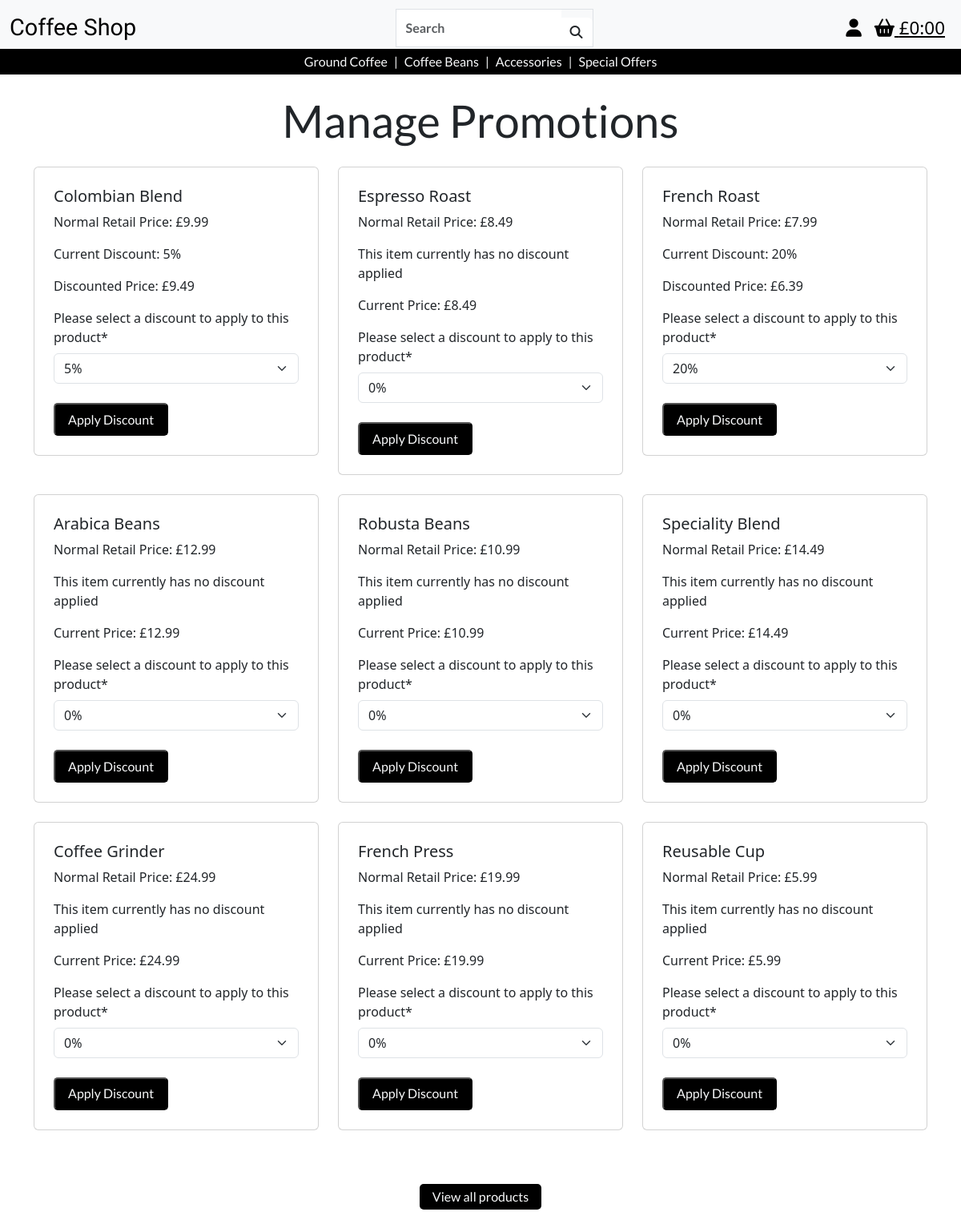
/promotions/ (signed in), run on the app's committed database.
### products/models.py (models this page shows, shortened)
class Product(models.Model):
    category = models.ForeignKey(
        'Category', null=True, blank=True, on_delete=models.SET_NULL)
    sku = models.CharField(max_length=254, null=True, blank=True, unique=True)
    product_name = models.CharField(max_length=254)
    description = models.TextField()
    price = models.DecimalField(max_digits=6, decimal_places=2)
    image_url = models.URLField(max_length=1024, null=True, blank=True)
    image = models.ImageField(null=True, blank=True)

### promotions/models.py (models this page shows, shortened)
class Discount(models.Model):
    product = models.OneToOneField(Product, on_delete=models.CASCADE, related_name='discount', primary_key=True)
    percentage = models.PositiveIntegerField(validators=[MaxValueValidator(50)])
    def apply_discount(self, price):
        discounted_price = price - (price * self.percentage / 100)
        return round(discounted_price, 2)

### promotions/views.py (the view)
# urls.py: path('', views.manage_promotions, name='manage_promotions'),
@login_required
def manage_promotions(request):
    if request.method == "POST":
        product_id = request.POST.get('product_id')
        discount_percentage = request.POST.get('percentage')
        product = get_object_or_404(Product, pk=product_id)
        if int(discount_percentage) == 0:
            Discount.objects.filter(product=product).delete()
        else:
            Discount.objects.update_or_create(
                product=product,
                defaults={'percentage': int(discount_percentage)}
            )
        return redirect('manage_promotions')
    else:
        products = Product.objects.all()
        discounts = {}
        for discount in Discount.objects.all():
            discounts[discount.product_id] = discount
        product_data = []
        for product in products:
            discount = discounts.get(product.id)
            form = DiscountForm(instance=discount)
            discounted_price = (
                discount.apply_discount(product.price) if discount else None
            )
            product_data.append({
                'product': product,
                'form': form,
                'discounted_price': discounted_price,
            })
        context = {'product_data': product_data}
        return render(request, 'promotions/manage_promotions.html', context)

### bag/contexts.py (called while the page is built, shortened)
def bag_contents(request):
    bag_items = []
    total = 0
    product_count = 0
    bag = request.session.get('bag', {})
    if total < settings.FREE_DELIVERY_THRESHOLD:
        delivery = total * Decimal(settings.STANDARD_DELIVERY_PERCENTAGE / 100)
        free_delivery_delta = settings.FREE_DELIVERY_THRESHOLD - total
    else:
        delivery = 0
        free_delivery_delta = 0
    grand_total = delivery + total
    context = {
        'bag_items' : bag_items,
        'total' : total,
        'product_count' : product_count,
        'delivery': delivery,
        'free_delivery_delta' : free_delivery_delta,
        'free_delivery_threshold' : settings.FREE_DELIVERY_THRESHOLD,
        'grand_total' : grand_total,
    }
    return context

### promotions/templates/promotions/manage_promotions.html (shortened to what this page needs)
{% extends 'base.html' %}
{% block content %}
<div class="container">
    <h1 class="header text-center m-4">Manage Promotions</h1>
    <div class="row">
        {% for item in product_data %}
            <div class="col-md-4">
                <div class="card p-4 mb-4">
                        <h5 class="">{{ item.product.product_name }}</h5>
                        <p>Normal Retail Price: £{{ item.product.price }}</p>
                        {% if item.discounted_price %}
                            <p>Current Discount: {{ item.product.discount.percentage }}%</p>
                            <p>Discounted Price: £{{ item.discounted_price }}</p>
                        {% else %}
                            <p>This item currently has no discount applied</p>
                            <p>Current Price: £{{ item.product.price }}</p>
                        {% endif %}
                        <form method="post">
                            {{ item.form|crispy }}
                            <button type="submit" class="mt-2">Apply Discount</button>
                        </form>
                </div>
            </div>
        {% endfor %}
    </div>
    <div class="row text-center">
        <div class="col-10 col-sm-4 m-5 mx-auto">
          <a href="{% url 'products' %}" class="button">View all products</a>
        </div>
      </div>
</div>
{% endblock %}

### static/css/base.css (style rules this page uses)
button, .button { color: #f8f9fa; font-family: "lato", sans-serif; font-weight: 400; text-decoration: none; background-color: black; padding: 0.4rem 1rem; border-radius: 5px; margin-top: 10px; }
.header { font-size:3.5rem; font-family: 'lato', sans-serif; }

### data on the page
Product: product.product_name "Colombian Blend", product.price "9.99", product.discount.percentage "5", discounted_price "9.49", percentage "5%"
Product: product.product_name "Espresso Roast", product.price "8.49"
Product: product.product_name "French Roast", product.price "7.99", product.discount.percentage "20", discounted_price "6.39", percentage "20%"
Product: product.product_name "Arabica Beans", product.price "12.99"
Product: product.product_name "Robusta Beans", product.price "10.99"
Product: product.product_name "Speciality Blend", product.price "14.49"
Product: product.product_name "Coffee Grinder", product.price "24.99"
Product: product.product_name "French Press", product.price "19.99"
Product: product.product_name "Reusable Cup", product.price "5.99"
